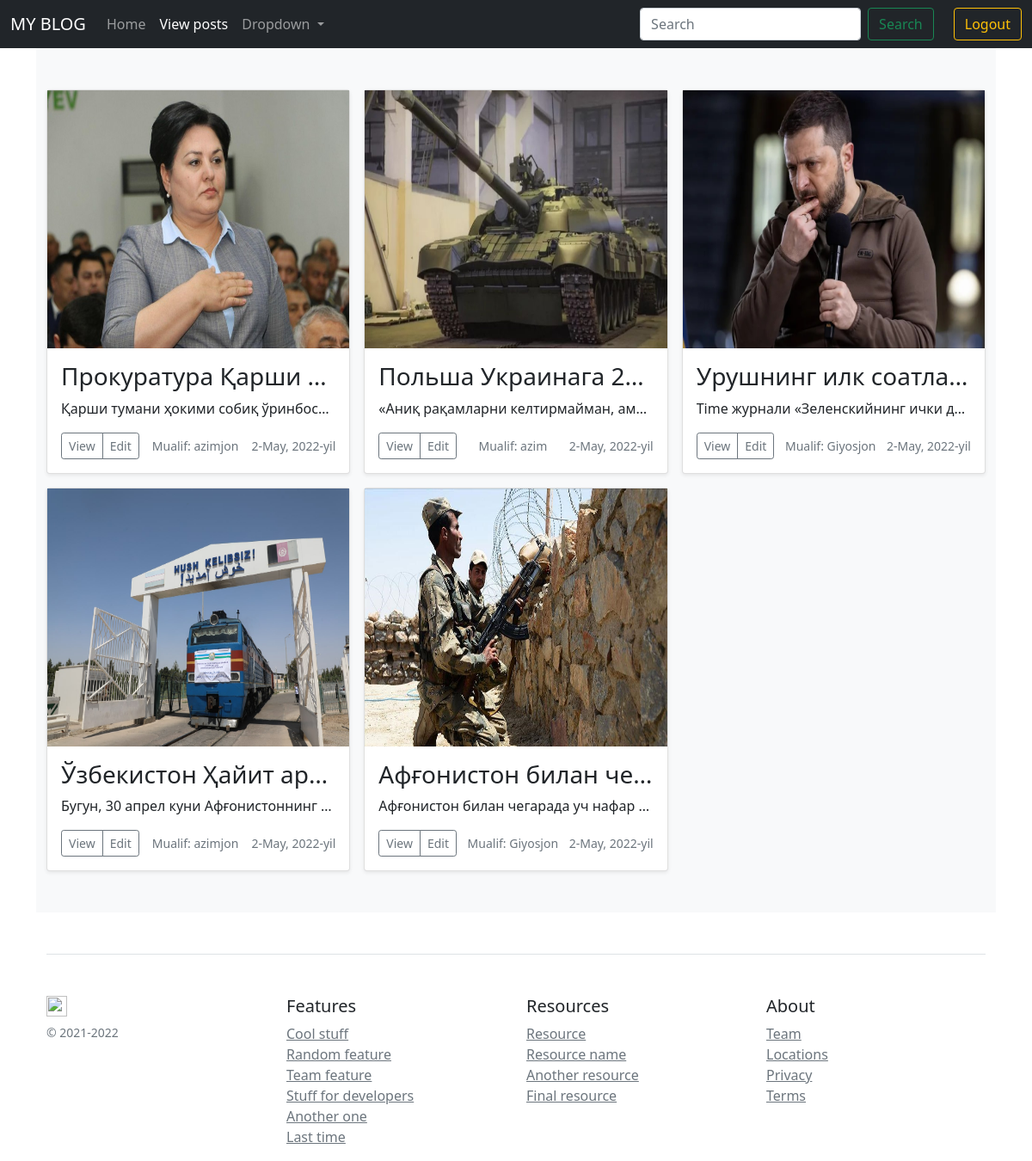
Page /view-posts/ (signed in) on the committed database.
### Blog/models.py (models this page shows, shortened)
class Post(models.Model):
    title = models.CharField(max_length=100, verbose_name="Nomlanishi")
    discrition = models.TextField(max_length=5000, verbose_name="Ma'lumot")
    author = models.ForeignKey(User, on_delete=models.CASCADE, verbose_name="Mualif")
    is_published = models.BooleanField(default=False, verbose_name="Tekshirilgan")
    image = models.ImageField(upload_to="Post/", verbose_name="Rasm")
    date_created = models.DateField(auto_now_add=True, verbose_name="Kiritish vaqti")
    date_updated = models.DateField(auto_now=True, verbose_name="Yangilanish vaqti")
    class Meta:
        verbose_name_plural = "Post"
        verbose_name = "Post"

### Blog/views.py (the view)
# urls.py: path('view-posts/', views.view_posts, name="view-posts"),
@login_required(login_url='login')
def view_posts(request):
    post = Post.objects.filter(is_published=True)
    context = {
        'post': post
    }
    return render(request, 'blog/view_posts.html', context)

### Templates/blog/view_posts.html (shortened to what this page needs)
{% extends 'blog/base.html' %}
{% block body %}
    <div class="album py-5 bg-light">
        <div class="container">
            <div class="row row-cols-1 row-cols-sm-2 row-cols-md-3 g-3">
                {% for post in post %}
                    <div class="col">
                        <div class="card shadow-sm">
                            <img src="{{ post.image.url }}" height="300">
                            <div class="card-body">
                                <h3 class="card-text-max-length">{{ post.title }}</h3>
                                <p class="card-text card-text-max-length">{{ post.discrition }}</p>
                                <div class="d-flex justify-content-between align-items-center">
                                    <div class="btn-group">
                                        <a href="{% url 'view-posts-detail' post.id %}"
                                           class="btn btn-sm btn-outline-secondary">View</a>
                                        <a href="{% url 'view-posts-update' post.pk %}"
                                           class="btn btn-sm btn-outline-secondary">Edit</a>
                                    </div>
                                    <small class="text-muted">Mualif: {{ post.author }}</small>
                                    <small class="text-muted">{{ post.date_created }}</small>
                                </div>
                            </div>
                        </div>
                    </div>
                {% endfor %}
            </div>
        </div>
    </div>
{% endblock %}

### Templates/blog/base.html (shortened to what this page needs)
<!DOCTYPE html>
<html lang="en">
<head>
    <link href="https://cdn.jsdelivr.net/npm/bootstrap@5.1.3/dist/css/bootstrap.min.css" rel="stylesheet"
>
</head>
<body>
{% include 'blog/navbar.html' %}
<div class="container" style="height: 50rem">
    {% block body %}
    {% endblock %}
{% include 'blog/footer.html' %}
</div>
</body>
</html>

### Templates/blog/navbar.html (shortened to what this page needs)
<nav class="navbar navbar-expand-lg navbar-dark bg-dark">
    <div class="container-fluid">
        <a class="navbar-brand" href="{% url 'home' %}">MY BLOG</a>
        <div class="collapse navbar-collapse" id="navbarSupportedContent">
            <ul class="navbar-nav me-auto mb-2 mb-lg-0">
                <li class="nav-item">
                    <a class="nav-link {% if pricing %}active{% endif %}" aria-current="page"
                       href="{% url 'home' %}">Home</a>
                </li>
                <li class="nav-item">
                    <a class="nav-link {% if post %}active{% endif %}" href="{% url 'view-posts' %}">View posts</a>
                </li>
                <li class="nav-item dropdown">
                    <a class="nav-link dropdown-toggle" href="#" id="navbarDropdown" role="button"
                       data-bs-toggle="dropdown" aria-expanded="false">
                        Dropdown
                    </a>
                </li>
            </ul>
            <form class="d-flex" method="POST" action="{% url 'search' %}">
                <input class="form-control me-2" type="search" placeholder="Search" name="search_text" aria-label="Search">
                <button class="btn btn-outline-success" type="submit">Search</button>
            </form>
            <li class="nav-item">
                {% if user.is_authenticated %}
                    <a class="btn btn-outline-warning"
                       href="{% url 'logout' %}" rel="atuh">Logout</a>
                {% endif %}
            </li>
        </div>
    </div>
</nav>

### Templates/blog/footer.html
<div class="container">
    <footer class="pt-4 my-md-5 pt-md-5 border-top">
        <div class="row">
            <div class="col-12 col-md">
                <img class="mb-2" src="https://getbootstrap.com/docs/4.0/assets/brand/bootstrap-solid.svg" alt=""
                     width="24" height="24">
                <small class="d-block mb-3 text-muted">© 2021-2022</small>
            </div>
            <div class="col-6 col-md">
                <h5>Features</h5>
                <ul class="list-unstyled text-small">
                    <li><a class="text-muted" href="#">Cool stuff</a></li>
                    <li><a class="text-muted" href="#">Random feature</a></li>
                    <li><a class="text-muted" href="#">Team feature</a></li>
                    <li><a class="text-muted" href="#">Stuff for developers</a></li>
                    <li><a class="text-muted" href="#">Another one</a></li>
                    <li><a class="text-muted" href="#">Last time</a></li>
                </ul>
            </div>
            <div class="col-6 col-md">
                <h5>Resources</h5>
                <ul class="list-unstyled text-small">
                    <li><a class="text-muted" href="#">Resource</a></li>
                    <li><a class="text-muted" href="#">Resource name</a></li>
                    <li><a class="text-muted" href="#">Another resource</a></li>
                    <li><a class="text-muted" href="#">Final resource</a></li>
                </ul>
            </div>
            <div class="col-6 col-md">
                <h5>About</h5>
                <ul class="list-unstyled text-small">
                    <li><a class="text-muted" href="#">Team</a></li>
                    <li><a class="text-muted" href="#">Locations</a></li>
                    <li><a class="text-muted" href="#">Privacy</a></li>
                    <li><a class="text-muted" href="#">Terms</a></li>
                </ul>
            </div>
        </div>
    </footer>
</div>

### Templates/blog/view_posts.html (style rules this page uses)
.card-text-max-length { width: 100%; white-space: nowrap; overflow: hidden; text-overflow: ellipsis; }

### rows in the picture
Post: image (picture), title "Прокуратура Қарши…", discrition "Қарши тумани ҳокими собиқ ўринбос…", author "azimjon", date_created "2-May, 2022-yil"
Post: image (picture), title "Польша Украинага 2…", discrition "«Аниқ рақамларни келтирмайман, ам…", author "azim", date_created "2-May, 2022-yil"
Post: image (picture), title "Урушнинг илк соатла…", discrition "Time журнали «Зеленскийнинг ички д…", author "Giyosjon", date_created "2-May, 2022-yil"
Post: image (picture), title "Ўзбекистон Ҳайит ар…", discrition "Бугун, 30 апрел куни Афғонистоннинг…", author "azimjon", date_created "2-May, 2022-yil"
Post: image (picture), title "Афғонистон билан че…", discrition "Афғонистон билан чегарада уч нафар…", author "Giyosjon", date_created "2-May, 2022-yil"
